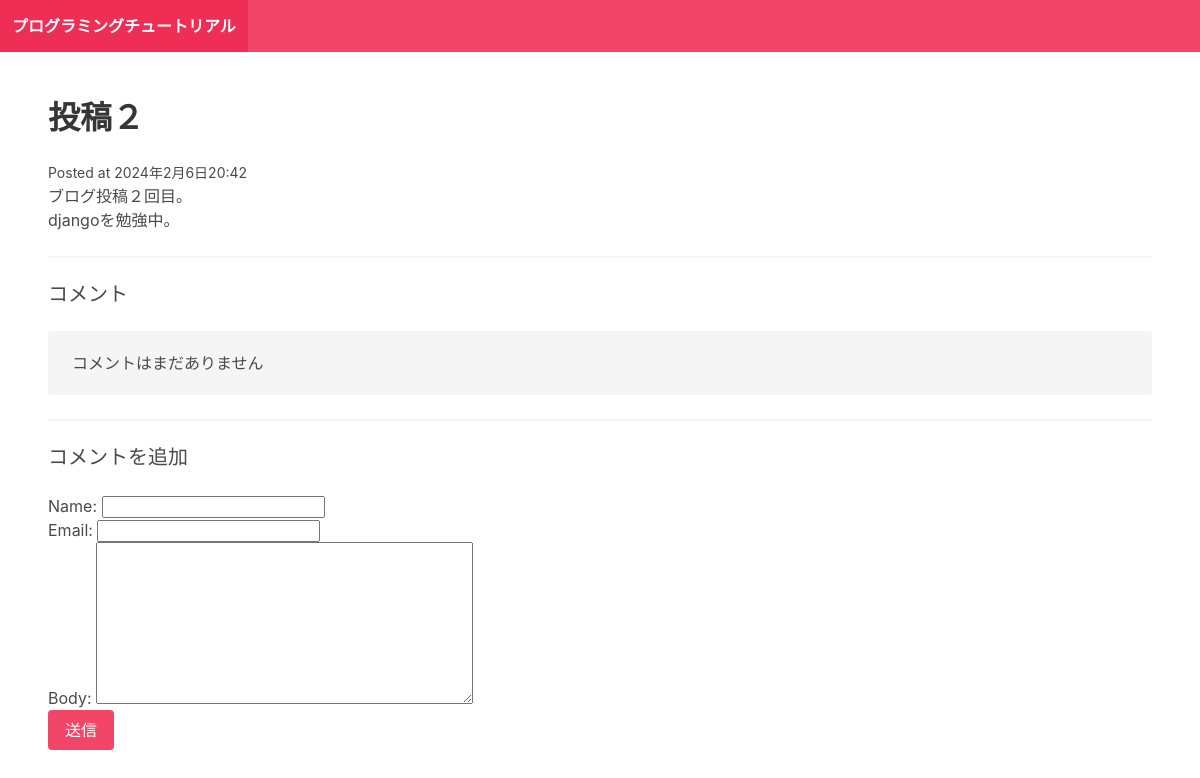
The page /post-2/ on the database its author committed.
### blog/models.py (models this page shows)
class Post(models.Model):
    title = models.CharField(max_length=255)
    slug = models.SlugField()
    intro = models.TextField()
    body = models.TextField()
    posted_date = models.DateTimeField(auto_now_add=True)

### blog/views.py (the view)
# urls.py: path("<slug:slug>/",post_detail,name="post_detail")
def post_detail(request,slug):
    post = Post.objects.get(slug=slug)
    if request.method == "POST":
        form = CommentForm(request.POST)
        if form.is_valid():
            comment = form.save(commit=False)
            comment.post = post
            comment.save()
            return redirect("post_detail",slug=post.slug)
    else :
            form = CommentForm()
    return render (request,"blog/post_detail.html",{"post":post , "form":form})

### blog/forms.py
class CommentForm(forms.ModelForm):
    class Meta:
        model = Comment
        fields = ["name","email","body"]

### blog/templates/blog/post_detail.html
{% extends "blog/base.html" %} {%block content%}
<h1 class="title">{{post.title}}</h1>
<small>Posted at {{post.posted_date}}</small>
<p>{{post.intro}}</p>
<p>{{post.body}}</p>
<hr />
<h2 class="subtitle">コメント</h2>
{% for comment in post.comments.all %}
<article class="media">
  <div class="media-content">
    <div class="content">
      <p>
        <strong>
          {{comment.name}}
          <small>{{comment.posted_date}}</small>
        </strong>
        <br />{{comment.body}}
      </p>
    </div>
  </div>
</article>
{% empty %}
<div class="notification">コメントはまだありません</div>
<hr />
{% endfor %}
<h2 class="subtitle">コメントを追加</h2>
<form action="" method="post">
  {% csrf_token %} {{form.as_p}}
  <div class="field">
    <div class="control">
      <button class="button is-danger">送信</button>
    </div>
  </div>
</form>
{% endblock %}

### rows shown on the page
Post: title "投稿２", posted_date "2024年2月6日20:42", intro "ブログ投稿２回目。", body "djangoを勉強中。"
